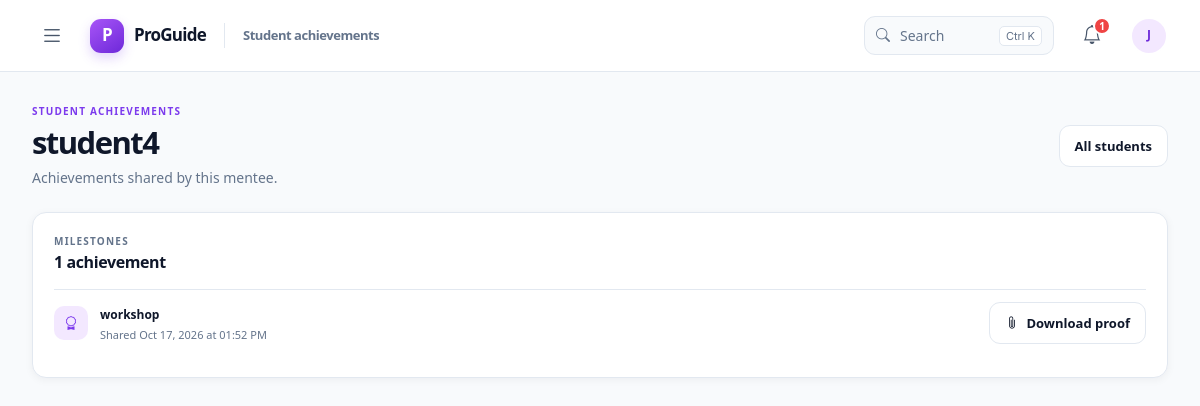
The page /mentor/achievements/7 (signed in) on the database its author committed.
### app/models.py (models this page shows, shortened)
class User(db.Model, UserMixin):
    __tablename__ = "users"
    id = db.Column(db.Integer, primary_key=True)
    username = db.Column(db.String(80), unique=True, nullable=False)
    full_name = db.Column(db.String(120), nullable=False)
    email = db.Column(db.String(120), unique=True, nullable=True)
    password_hash = db.Column(db.String(255), nullable=False)
    role = db.Column(db.String(20), nullable=False, default="mentee")
    mentor_id = db.Column(db.Integer, db.ForeignKey("users.id"), nullable=True)
    is_active = db.Column(db.Boolean, nullable=False, default=True)
    must_change_password = db.Column(db.Boolean, nullable=False, default=False)
    created_at = db.Column(db.DateTime, default=datetime.utcnow)
    last_login_at = db.Column(db.DateTime, nullable=True)

class Achievement(db.Model):
    __tablename__ = "achievements"
    id = db.Column(db.Integer, primary_key=True)
    mentee_id = db.Column(db.Integer, db.ForeignKey("users.id"), nullable=False, index=True)
    title = db.Column(db.String(120), nullable=False)
    proof_filename = db.Column(db.String(255), nullable=False)
    original_filename = db.Column(db.String(255), nullable=False)
    created_at = db.Column(db.DateTime, nullable=False, default=datetime.utcnow)
    mentee = db.relationship("User", foreign_keys=[mentee_id])

### app/blueprints/mentor.py (the view)
@mentor_bp.route("/achievements/<int:mentee_id>")
@role_required("mentor")
def mentee_achievements(mentee_id):
    mentee = User.query.filter_by(
        id=mentee_id,
        role="mentee",
        mentor_id=current_user.id,
        is_active=True,
    ).first_or_404()
    achievements_list = Achievement.query.filter_by(mentee_id=mentee.id).order_by(
        Achievement.created_at.desc(),
        Achievement.id.desc(),
    ).all()
    achievement_ids = [achievement.id for achievement in achievements_list]
    if achievement_ids:
        Notification.query.filter(
            Notification.user_id == current_user.id,
            Notification.type == "achievement",
            Notification.related_id.in_(achievement_ids),
            Notification.is_read.is_(False),
        ).update({"is_read": True}, synchronize_session=False)
        db.session.commit()
    return render_template(
        "mentor/mentee_achievements.html",
        mentee=mentee,
        achievements=achievements_list,
    )

### app/__init__.py (called while the page is built)
@login_manager.user_loader
def load_user(user_id):
    user = db.session.get(User, int(user_id))
    if user is None or not user.is_active:
        return None
    auth_state = db.session.get(UserAuthState, user.id)
    session_version = session.get("auth_session_version")
    if auth_state and session_version is not None and session_version != auth_state.session_version:
        return None
    if auth_state and auth_state.session_version > 1 and session_version is None:
        return None
    return user

### app/security.py (called while the page is built)
def role_required(*roles):
    def decorator(view_func):
        @wraps(view_func)
        def wrapped_view(*args, **kwargs):
            if not current_user.is_authenticated:
                return redirect(url_for("auth.login", next=request.path))
            if current_user.role not in roles:
                abort(403)
            return view_func(*args, **kwargs)
        return wrapped_view
    return decorator

### app/templates/mentor/mentee_achievements.html
{% extends 'base.html' %}
{% block content %}
<section class="welcome-row">
    <div>
        <p class="eyebrow">STUDENT ACHIEVEMENTS</p>
        <h2>{{ mentee.full_name }}</h2>
        <p class="muted-copy">Achievements shared by this mentee.</p>
    </div>
    <a class="button button-outline" href="{{ url_for('mentor.student_achievements') }}">All students</a>
</section>
<section class="surface-card">
    <div class="card-heading">
        <div><p class="eyebrow">MILESTONES</p><h3>{{ achievements|length }} achievement{{ '' if achievements|length == 1 else 's' }}</h3></div>
    </div>
    {% if achievements %}
    <div class="quick-list">
        {% for achievement in achievements %}
        <article class="quick-list-row">
            <span class="activity-icon"><i class="bi bi-award" aria-hidden="true"></i></span>
            <div>
                <strong>{{ achievement.title }}</strong>
                <p>Shared {{ achievement.created_at.strftime('%b %d, %Y at %I:%M %p') }}</p>
            </div>
            <a class="button button-outline" href="{{ url_for('mentor.student_achievement_proof', mentee_id=mentee.id, achievement_id=achievement.id) }}">
                <i class="bi bi-paperclip" aria-hidden="true"></i> Download proof
            </a>
        </article>
        {% endfor %}
    </div>
    {% else %}
    <div class="empty-state empty-state-compact">
        <span class="empty-illustration"><i class="bi bi-trophy" aria-hidden="true"></i></span>
        <h3>No achievements yet</h3>
        <p>{{ mentee.full_name }} has not shared any achievements yet.</p>
    </div>
    {% endif %}
</section>
{% endblock %}

### app/static/css/theme.css (style rules this page uses)
:root { color-scheme: light; --primary: #7c3aed; --primary-strong: #6d28d9; --secondary: #a855f7; --primary-soft: #f3e8ff; --primary-border: #d8b4fe; --accent: #f59e0b; --success: #22c55e; --warning: #f59e0b; --error: #ef4444; --background: #f8fafc; --surface: #ffffff; --surface-muted: #f1f5f9; --border: #e2e8f0; --heading: #0f172a; --body: #475569; --muted: #64748b; --shadow-sm: 0 2px 8px rgb(15 23 42 / 5%); --shadow-md: 0 14px 35px rgb(15 23 42 / 9%); --radius: 14px; --radius-sm: 10px; --header-height: 72px; font-family: Inter, ui-sans-serif, system-ui, -apple-system, BlinkMacSystemFont, "Segoe UI", sans-serif; }
* { box-sizing: border-box; }
body { min-width: 320px; min-height: 100vh; margin: 0; color: var(--body); background: var(--background); font-size: 14px; line-height: 1.55; -webkit-font-smoothing: antialiased; }
a { color: var(--primary); text-decoration: none; }
h1, h2, h3, h4, h5, h6 { color: var(--heading); font-weight: 700; letter-spacing: -0.035em; }
.drawer-label, .menu-section h2, .eyebrow { color: var(--muted); font-size: 10px; font-weight: 700; letter-spacing: .12em; }
.welcome-row { display: flex; align-items: center; justify-content: space-between; gap: 20px; margin: 0 0 24px; }
.welcome-row h2, .mentee-hero h2 { margin: 3px 0 6px; color: var(--heading); font-size: clamp(24px, 3vw, 31px); font-weight: 750; letter-spacing: -.05em; }
.welcome-row .eyebrow, .mentee-hero .eyebrow { margin: 0 0 4px; color: var(--primary); }
.muted-copy { margin: 0; color: var(--muted); font-size: 14px; }
.button { position: relative; display: inline-flex; min-height: 42px; align-items: center; justify-content: center; gap: 8px; overflow: hidden; padding: 10px 15px; border: 1px solid transparent; border-radius: 11px; font-size: 13px; font-weight: 650; line-height: 1.3; transition: color 160ms ease, background 160ms ease, border-color 160ms ease, box-shadow 160ms ease, transform 160ms ease; }
.button-outline { border-color: var(--border); color: var(--heading); background: var(--surface); }
.button::after { position: absolute; width: 12px; height: 12px; border-radius: 50%; background: rgb(255 255 255 / 30%); content: ""; opacity: 0; transform: scale(1); }
.surface-card { min-width: 0; padding: 21px; border: 1px solid var(--border); border-radius: var(--radius); background: var(--surface); box-shadow: var(--shadow-sm); transition: transform 180ms ease, box-shadow 180ms ease; }
.card-heading { display: flex; align-items: flex-start; justify-content: space-between; gap: 14px; margin-bottom: 17px; }
.card-heading .eyebrow { margin: 0 0 3px; color: var(--muted); }
.card-heading h3 { margin: 0; color: var(--heading); font-size: 16px; font-weight: 700; letter-spacing: -.025em; }
.activity-list, .quick-list { display: grid; }
.activity-row, .quick-list-row { display: flex; align-items: center; gap: 12px; padding: 12px 0; border-top: 1px solid var(--border); }
.activity-icon { display: grid; width: 34px; height: 34px; flex: 0 0 auto; place-items: center; border-radius: 10px; color: var(--primary); background: #eff6ff; }
.activity-row > div, .quick-list-row > div { flex: 1; min-width: 0; }
.activity-row strong, .quick-list-row strong { color: var(--heading); font-size: 12px; }
.activity-row p, .quick-list-row p { overflow: hidden; margin: 2px 0 0; color: var(--muted); font-size: 11px; text-overflow: ellipsis; white-space: nowrap; }
.menu-link.is-active, .stat-icon-blue, .activity-icon, .table-empty-state > span, .empty-illustration, .role-card-icon, .meeting-count { color: var(--primary); background: var(--primary-soft); }

### rows shown on the page
User: full_name "student4"
Achievement: title "workshop", created_at "Oct 17, 2026 at 01:52 PM"

### other values the page prints
{{ page_title }} "Student achievements"
{{ unread_count }} "1"
{{ achievements|length }} "1"
